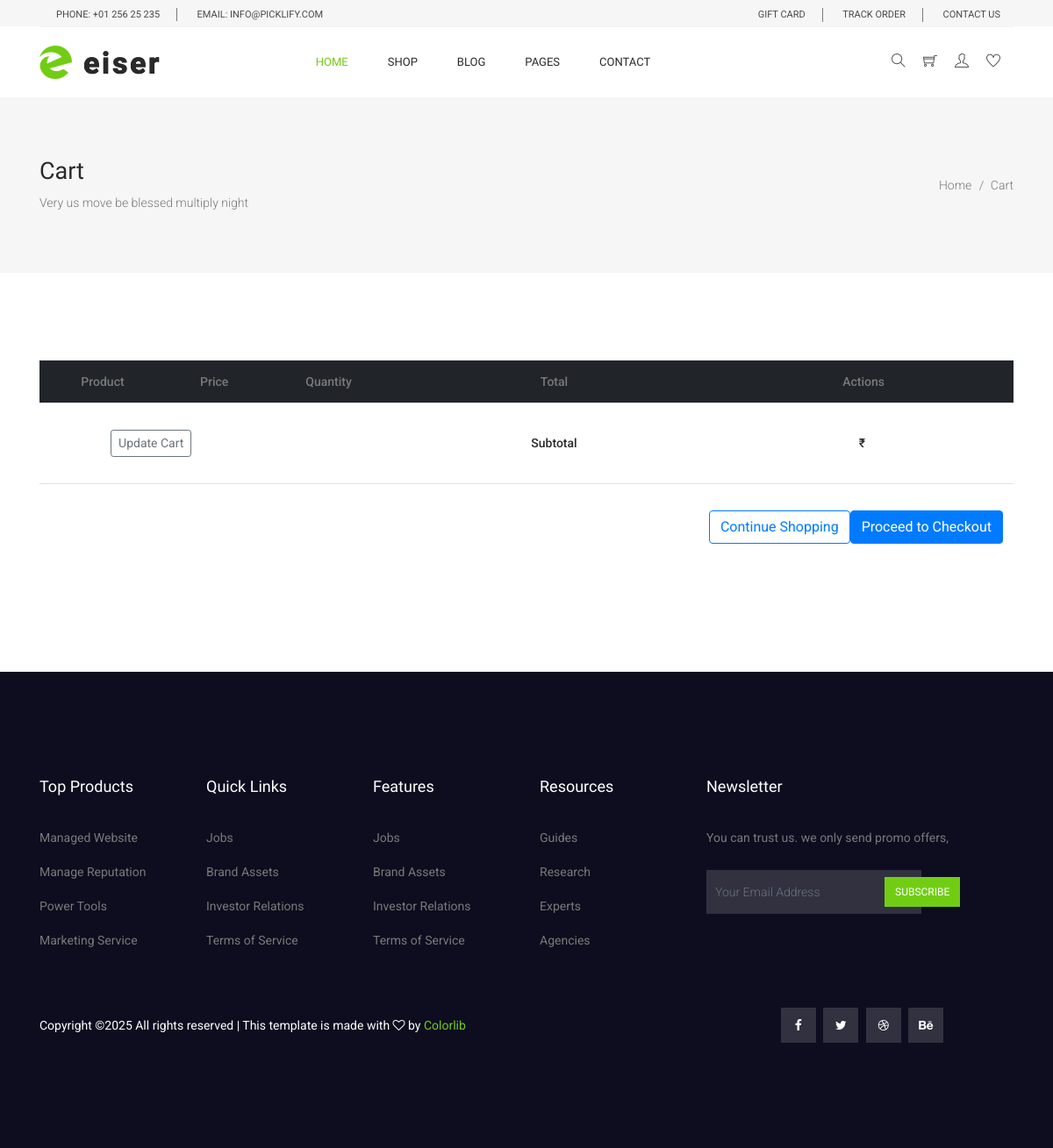
The app's page /accounts/cart/ (signed in), older data.
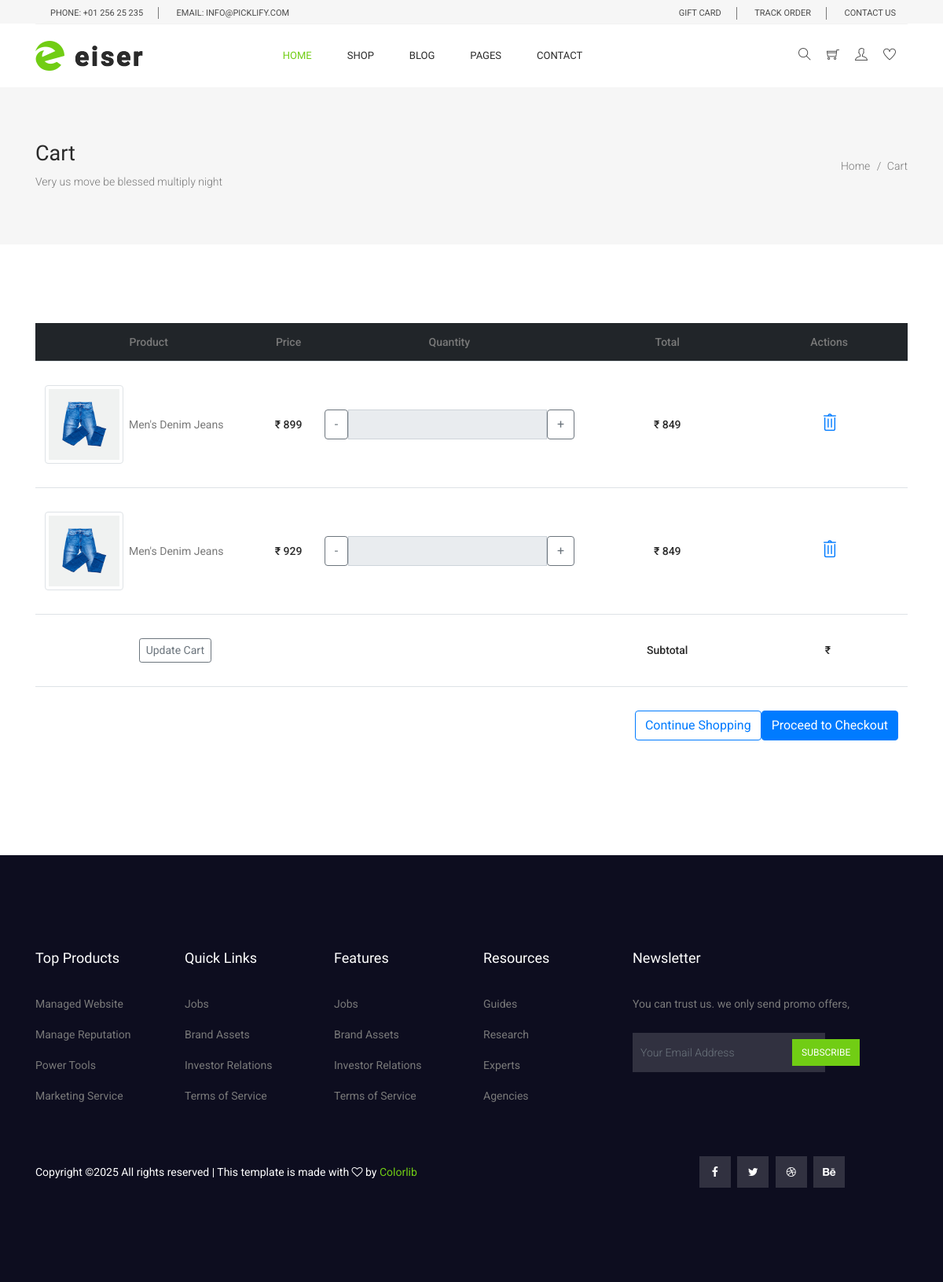
The same page, newer data.
### accounts/models.py (models this page shows)
class CartItems(BaseModel):
    cart = models.ForeignKey(Cart , on_delete=models.CASCADE, related_name='cart_items')
    product = models.ForeignKey(Product, on_delete=models.SET_NULL, null=True, blank=True)
    color_variant = models.ForeignKey(ColorVariant, on_delete=models.SET_NULL, null=True, blank=True)
    size_variant = models.ForeignKey(SizeVariant, on_delete=models.SET_NULL, null=True, blank=True)
    def get_product_price(self):
        price = [self.product.price]
        if self.color_variant:
            color_variant_price = self.color_variant.price
            price.append(color_variant_price)
        if self.size_variant:
            size_variant_price = self.size_variant.price
            price.append(size_variant_price)
        return sum(price)

### products/models.py (models this page shows, shortened)
class Product(BaseModel):
    product_name = models.CharField(max_length=100)
    slug = models.SlugField(unique=True, null=True, blank=True)
    category = models.ForeignKey(Category, on_delete=models.CASCADE, related_name="products")
    price = models.IntegerField()
    product_description = models.TextField()
    color_variant = models.ManyToManyField(ColorVariant, blank=True)
    size_variant = models.ManyToManyField(SizeVariant, blank=True)

class ProductImage(BaseModel):
    product = models.ForeignKey(Product, on_delete=models.CASCADE, related_name="product_images")
    image = models.ImageField(upload_to="product")

class SizeVariant(BaseModel):
    size_name = models.CharField(max_length=100)
    price = models.IntegerField(default=0)

class ColorVariant(BaseModel):
    color_name = models.CharField(max_length=100)
    price = models.IntegerField(default=0)

### accounts/views.py (the view)
# urls.py: path('cart/', cart, name="cart"),
def cart(request):
    cart_items = CartItems.objects.filter(cart__user=request.user, cart__is_paid=False)
    context = {'cart_items': cart_items}
    return render(request, 'cart/cart.html', context)

### templates/cart/cart.html (shortened to what this page needs)
{% extends 'base/base.html' %} {% load static %} {% block content %}
    <section class="banner_area">
      <div class="banner_inner d-flex align-items-center">
        <div class="container">
          <div
            class="banner_content d-md-flex justify-content-between align-items-center"
          >
            <div class="mb-3 mb-md-0">
              <h2>Cart</h2>
              <p>Very us move be blessed multiply night</p>
            </div>
            <div class="page_link">
              <a href="{% url "index" %}">Home</a>
              <a href="{% url "cart" %}">Cart</a>
            </div>
          </div>
        </div>
      </div>
    </section>
    <section class="cart_area">
      <div class="container">
        <div class="cart_inner">
          <div class="table-responsive">
            <table class="table table-hover align-middle text-center">
              <thead class="table-dark">
                <tr>
                  <th scope="col">Product</th>
                  <th scope="col">Price</th>
                  <th scope="col">Quantity</th>
                  <th scope="col">Total</th>
                  <th scope="col">Actions</th>
                </tr>
              </thead>
              <tbody>
                {% for item in cart_items %}
                <tr>
                    <td>
                        <div class="d-flex align-items-center">
                          <img src="{{ item.product.product_images.first.image.url }}" alt="{{ item.product.product_name }}" class="img-thumbnail me-3" style="width: 100px; height: 100px;">
                            &nbsp;&nbsp;<p class="mb-0">{{ item.product.product_name }}</p>
                        </div>
                    </td>
                    <td>
                        <h5 class="fw-bold">₹&nbsp;{{ item.get_product_price }}</h5>
                    </td>
                    <td>
                        <div class="input-group quantity-input">
                          <button class="btn btn-outline-secondary" type="button" onclick="updateQuantity(-1)">-</button>
                          <input type="text" class="form-control text-center" name="qty" id="" value="{{ item.quantity }}" readonly>
                          <button class="btn btn-outline-secondary" type="button" onclick="updateQuantity(1)">+</button>
                        </div>
                    </td>
                    <td>
                        <h5 class="fw-bold" id="total-{{ item.uid }}">₹&nbsp;{{ item.product.price }}</h5>
                    </td>
                    <td>
                        <a href="{% url 'remove_from_cart' item.uid %}" class="text-primary me-2">
                          <i class="ti-trash icon-large" aria-hidden="true"></i>
                        </a>
                      </td>
                    </tr>
                    {% endfor %}
                <tr class="border-top">
                  <td colspan="2">
                    <a class="btn btn-outline-secondary btn-sm" href="#">Update Cart</a>
                  </td>
                  <td></td>
                  <td>
                    <h5 class="fw-bold">Subtotal</h5>
                  </td>
                  <td>
                    <h5 class="fw-bold" id="subtotal">₹&nbsp;{{item.cart.get_cart_total}}</h5>
                  </td>
                </tr>
                <tr>
                  <td colspan="3"></td>
                  <td colspan="2">
                    <div class="d-flex justify-content-end gap-2">
                      <a class="btn btn-outline-primary" href="#">Continue Shopping</a>
                      <a class="btn btn-primary" href="#">Proceed to Checkout</a>
                    </div>
                  </td>
                </tr>
              </tbody>
            </table>
          </div>
        </div>
      </div>
    </section>
{% endblock %}

### templates/base/base.html (shortened to what this page needs)
{% load static %}
<!DOCTYPE html>
<html lang="en">
<head>
  <link rel="stylesheet" href="{% static "css/bootstrap.css" %}" />
  <link rel="stylesheet" href="{% static "vendors/linericon/style.css" %}" />
  <link rel="stylesheet" href="{% static "css/font-awesome.min.css" %}" />
  <link rel="stylesheet" href="{% static "css/themify-icons.css" %}" />
  <link rel="stylesheet" href="{% static 'css/flaticon.css' %}" />
  <link rel="stylesheet" href="{% static 'vendors/owl-carousel/owl.carousel.min.css' %}" />
  <link rel="stylesheet" href="{% static 'vendors/lightbox/simpleLightbox.css' %}" />
  <link rel="stylesheet" href="{% static 'vendors/nice-select/css/nice-select.css' %}" />
  <link rel="stylesheet" href="{% static 'vendors/animate-css/animate.css' %}" />
  <link rel="stylesheet" href="{% static 'vendors/jquery-ui/jquery-ui.css' %}" />
  <link rel="stylesheet" href="{% static 'css/style.css' %}" />
  <link rel="stylesheet" href="{% static 'css/responsive.css' %}" />
</head>
<body>
  <header class="header_area">
    <div class="top_menu">
      <div class="container">
        <div class="row">
          <div class="col-lg-7">
            <div class="float-left">
              <p>Phone: +01 256 25 235</p>
              <p>email: info@picklify.com</p>
            </div>
          </div>
          <div class="col-lg-5">
            <div class="float-right">
              <ul class="right_side">
                <li>
                  <a href="cart.html">
                    gift card
                  </a>
                </li>
                <li>
                  <a href="tracking.html">
                    track order
                  </a>
                </li>
                <li>
                  <a href="contact.html">
                    Contact Us
                  </a>
                </li>
              </ul>
            </div>
          </div>
        </div>
      </div>
    </div>
    <div class="main_menu">
      <div class="container">
        <nav class="navbar navbar-expand-lg navbar-light w-100">
          <a class="navbar-brand logo_h" href="{% url "index" %}">
            <img src="{% static "img/logo.png" %}" alt="" />
          </a>
          <div class="collapse navbar-collapse offset w-100" id="navbarSupportedContent">
            <div class="row w-100 mr-0">
              <div class="col-lg-7 pr-0">
                <ul class="nav navbar-nav center_nav pull-right">
                  <li class="nav-item active">
                    <a class="nav-link" href="index.html">Home</a>
                  </li>
                  <li class="nav-item submenu dropdown">
                    <a href="#" class="nav-link dropdown-toggle" data-toggle="dropdown" role="button" aria-haspopup="true"
                      aria-expanded="false">Shop</a>
                  </li>
                  <li class="nav-item submenu dropdown">
                    <a href="#" class="nav-link dropdown-toggle" data-toggle="dropdown" role="button" aria-haspopup="true"
                      aria-expanded="false">Blog</a>
                  </li>
                  <li class="nav-item submenu dropdown">
                    <a href="#" class="nav-link dropdown-toggle" data-toggle="dropdown" role="button" aria-haspopup="true"
                      aria-expanded="false">Pages</a>
                  </li>
                  <li class="nav-item">
                    <a class="nav-link" href="contact.html">Contact</a>
                  </li>
                </ul>
              </div>
              <div class="col-lg-5 pr-0">
                <ul class="nav navbar-nav navbar-right right_nav pull-right">
                  <li class="nav-item">
                    <a href="#" class="icons">
                      <i class="ti-search" aria-hidden="true"></i>
                    </a>
                  </li>
                  <li class="nav-item">
                    {% if request.user.is_authenticated %}
                    <a href="{% url 'cart' %}" class="icons" style="position: relative;">
                        <i class="ti-shopping-cart"></i>
                    </a>
                    {% else %}
                    <a href="{% url 'cart' %}" class="icons" style="position: relative;">
                        <i class="ti-shopping-cart"></i>
                        <span id="cartBadge" class="badge">0</span>
                    </a>
                    {% endif %}
                  </li>
                  <li class="nav-item">
                    <a href="#" class="icons">
                      <i class="ti-user" aria-hidden="true"></i>
                    </a>
                  </li>
                  <li class="nav-item">
                    <a href="#" class="icons">
                      <i class="ti-heart" aria-hidden="true"></i>
                    </a>
                  </li>
                </ul>
              </div>
            </div>
          </div>
        </nav>
      </div>
    </div>
  </header>
  <main>
    {% block content %} {% endblock %}
  </main>
  {% include 'base/footer.html' %}

### templates/base/footer.html (shortened to what this page needs)
{% load static %}
<footer class="footer-area section_gap">
    <div class="container">
      <div class="row">
        <div class="col-lg-2 col-md-6 single-footer-widget">
          <h4>Top Products</h4>
          <ul>
            <li><a href="#">Managed Website</a></li>
            <li><a href="#">Manage Reputation</a></li>
            <li><a href="#">Power Tools</a></li>
            <li><a href="#">Marketing Service</a></li>
          </ul>
        </div>
        <div class="col-lg-2 col-md-6 single-footer-widget">
          <h4>Quick Links</h4>
          <ul>
            <li><a href="#">Jobs</a></li>
            <li><a href="#">Brand Assets</a></li>
            <li><a href="#">Investor Relations</a></li>
            <li><a href="#">Terms of Service</a></li>
          </ul>
        </div>
        <div class="col-lg-2 col-md-6 single-footer-widget">
          <h4>Features</h4>
          <ul>
            <li><a href="#">Jobs</a></li>
            <li><a href="#">Brand Assets</a></li>
            <li><a href="#">Investor Relations</a></li>
            <li><a href="#">Terms of Service</a></li>
          </ul>
        </div>
        <div class="col-lg-2 col-md-6 single-footer-widget">
          <h4>Resources</h4>
          <ul>
            <li><a href="#">Guides</a></li>
            <li><a href="#">Research</a></li>
            <li><a href="#">Experts</a></li>
            <li><a href="#">Agencies</a></li>
          </ul>
        </div>
        <div class="col-lg-4 col-md-6 single-footer-widget">
          <h4>Newsletter</h4>
          <p>You can trust us. we only send promo offers,</p>
          <div class="form-wrap" id="mc_embed_signup">
            <form target="_blank" action="https://spondonit.us12.list-manage.com/subscribe/post?u=1462626880ade1ac87bd9c93a&amp;id=92a4423d01"
              method="get" class="form-inline">
              <input class="form-control" name="EMAIL" placeholder="Your Email Address" onfocus="this.placeholder = ''"
                onblur="this.placeholder = 'Your Email Address '" required="" type="email">
              <button class="click-btn btn btn-default">Subscribe</button>
            </form>
          </div>
        </div>
      </div>
      <div class="footer-bottom row align-items-center">
        <p class="footer-text m-0 col-lg-8 col-md-12">
Copyright &copy;<script>document.write(new Date().getFullYear());</script> All rights reserved | This template is made with <i class="fa fa-heart-o" aria-hidden="true"></i> by <a href="https://colorlib.com" target="_blank">Colorlib</a>
</p>
        <div class="col-lg-4 col-md-12 footer-social">
          <a href="#"><i class="fa fa-facebook"></i></a>
          <a href="#"><i class="fa fa-twitter"></i></a>
          <a href="#"><i class="fa fa-dribbble"></i></a>
          <a href="#"><i class="fa fa-behance"></i></a>
        </div>
      </div>
    </div>
  </footer>
</body>
</html>

### templates/cart/cart.html (style rules this page uses)
.icon-large { font-size: 24px; }

Row changes from the older to the newer data that the page shows:
added CartItems: product.product_images.first.image (picture), product.product_name "Men's Denim Jeans", get_product_price "899", product.price "849"
added CartItems: product.product_images.first.image (picture), product.product_name "Men's Denim Jeans", get_product_price "929", product.price "849"
